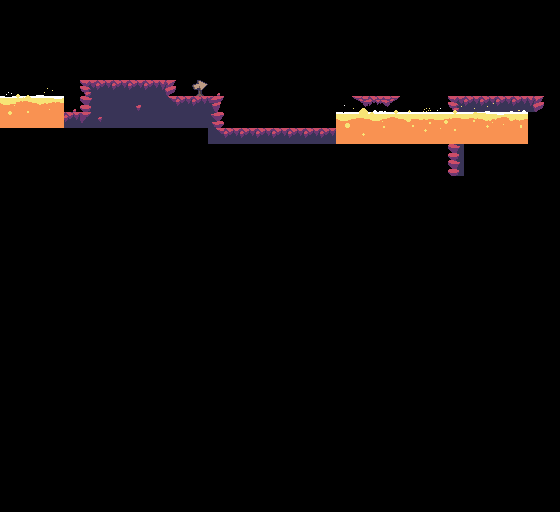

This game map was drawn from its Tiled (.tmx) file and the tilesets committed beside it. A one-line description and the trimmed map source follow:
An orthogonal 35x32 tile map with 16x16 px tiles, 3 tile layers (Chao, Obstaculos, Decoracao), 4 tilesets and 9 objects (2x Local, 2x danoreset, bandeira, danoparado, jogador1, ...).

<map version="1.10" tiledversion="1.11.0" orientation="orthogonal" renderorder="right-down" width="35" height="32" tilewidth="16" tileheight="16" infinite="0" nextlayerid="10" nextobjectid="29">
 <tileset firstgid="1" source="tsx/Lava_Ground.tsx" />
 <tileset firstgid="106" source="tsx/flag.tsx" />
 <tileset firstgid="115" source="tsx/sign.tsx" />
 <tileset firstgid="117" source="tsx/lava.tsx" />
 <objectgroup id="2" name="Plataformas">
  <object id="5" name="Local" gid="27" x="47.8864" y="64.3409" width="16" height="42">
   <properties>
    <property name="Girar" type="bool" value="false" />
    <property name="Image" value="tiled/png/plataforma_lava1.png" />
    <property name="Plataforma" type="bool" value="true" />
    <property name="Vel" type="int" value="35" />
   </properties>
  </object>
  <object id="6" name="Local" gid="27" x="150.045" y="77.1591" width="56.5" height="16">
   <properties>
    <property name="Girar" type="bool" value="false" />
    <property name="Image" value="tiled/png/plataforma_lava1.png" />
    <property name="Plataforma" type="bool" value="true" />
    <property name="Vel" type="int" value="50" />
   </properties>
  </object>
 </objectgroup>
 <objectgroup id="7" name="ObjEstatico">
  <object id="12" name="bandeira" gid="106" x="512.333" y="97.4545" width="32" height="32">
   <properties>
    <property name="Image" value="tiled/png/flag.png" />
    <property name="nivel" type="int" value="1" />
    <property name="pos_x" type="int" value="380" />
    <property name="pos_y" type="int" value="110" />
   </properties>
  </object>
  <object id="27" name="danoparado" gid="3" x="154.25" y="80.5" width="16" height="16" />
 </objectgroup>
 <objectgroup id="3" name="Jogador">
  <object id="3" name="jogador1" gid="5" x="103.311" y="77" width="16" height="16">
   <properties>
    <property name="Image" value="tiled/png/chickenc.png" />
   </properties>
  </object>
  <object id="7" name="jogador2" gid="3" x="122" y="75.5" width="16" height="16">
   <properties>
    <property name="Image" value="tiled/png/penguin.png" />
   </properties>
  </object>
 </objectgroup>
 <layer id="1" name="Chao" width="35" height="32">
  <data>[1120 cells, 49 non-empty, 16 distinct tile ids]</data>
 </layer>
 <objectgroup id="8" name="Dano">
  <object id="15" name="danoreset" gid="3" x="272" y="129" width="16" height="16">
   <properties>
    <property name="Image" value="tiled/png/fireball.png" />
    <property name="direcao" value="x" />
   </properties>
  </object>
  <object id="18" name="danoreset" gid="3" x="272.667" y="107.333" width="16" height="16">
   <properties>
    <property name="Image" value="tiled/png/fireball.png" />
    <property name="direcao" value="y" />
    <property name="nome" value="fireball" />
   </properties>
  </object>
 </objectgroup>
 <layer id="4" name="Obstaculos" width="35" height="32">
  <data>[1120 cells, 0 non-empty, 0 distinct tile ids]</data>
 </layer>
 <layer id="6" name="Decoracao" width="35" height="32">
  <properties>
   <property name="Image" value="tiled/png/mountains_b.png" />
  </properties>
  <data>[1120 cells, 7 non-empty, 6 distinct tile ids]</data>
 </layer>
 <objectgroup id="5" name="Obstaculo">
  <object id="9" name="botao" gid="3" x="54.2899" y="111.244" width="16" height="16">
   <properties>
    <property name="press" type="bool" value="true" />
    <property name="pressed_botao" type="bool" value="true" />
   </properties>
  </object>
 </objectgroup>
</map>
